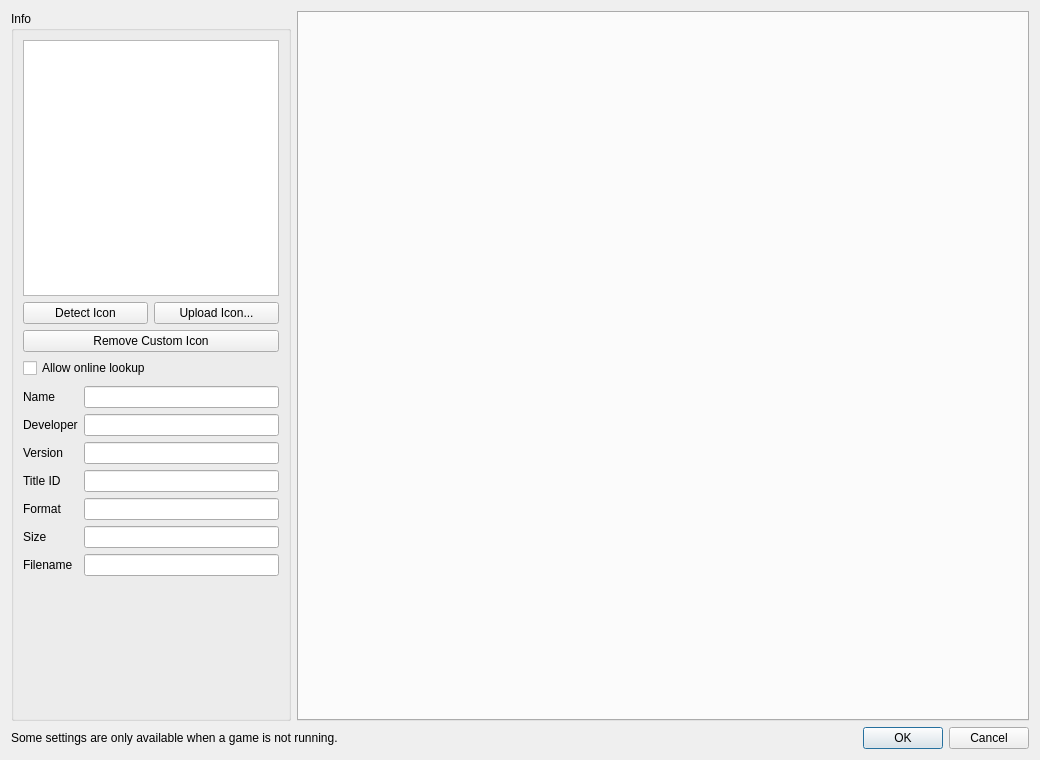
<?xml version="1.0" encoding="UTF-8"?>
<ui version="4.0">
 <class>ConfigurePerGame</class>
 <widget class="QDialog" name="ConfigurePerGame">
  <property name="geometry">
   <rect>
    <x>0</x>
    <y>0</y>
    <width>1040</width>
    <height>760</height>
   </rect>
  </property>
  <property name="windowTitle">
   <string>Dialog</string>
  </property>
  <layout class="QVBoxLayout" name="verticalLayout_3">
   <item>
    <layout class="QHBoxLayout" name="horizontalLayout">
     <item>
      <widget class="QGroupBox" name="gameInfo">
       <property name="sizePolicy">
        <sizepolicy hsizetype="Maximum" vsizetype="Preferred">
         <horstretch>0</horstretch>
         <verstretch>0</verstretch>
        </sizepolicy>
       </property>
       <property name="title">
        <string>Info</string>
       </property>
       <layout class="QVBoxLayout" name="verticalLayout">
        <item alignment="Qt::AlignHCenter">
         <widget class="QGraphicsView" name="icon_view">
          <property name="sizePolicy">
           <sizepolicy hsizetype="Maximum" vsizetype="Maximum">
            <horstretch>0</horstretch>
            <verstretch>0</verstretch>
           </sizepolicy>
          </property>
          <property name="minimumSize">
           <size>
            <width>256</width>
            <height>256</height>
           </size>
          </property>
          <property name="maximumSize">
           <size>
            <width>256</width>
            <height>256</height>
           </size>
          </property>
          <property name="verticalScrollBarPolicy">
           <enum>Qt::ScrollBarAlwaysOff</enum>
          </property>
          <property name="horizontalScrollBarPolicy">
           <enum>Qt::ScrollBarAlwaysOff</enum>
          </property>
          <property name="interactive">
           <bool>false</bool>
          </property>
         </widget>
        </item>
        <item alignment="Qt::AlignHCenter">
         <widget class="QWidget" name="nup_icon_widget" native="true">
          <property name="minimumSize">
           <size>
            <width>256</width>
            <height>0</height>
           </size>
          </property>
          <property name="maximumSize">
           <size>
            <width>256</width>
            <height>16777215</height>
           </size>
          </property>
          <layout class="QGridLayout" name="nup_icon_layout">
           <property name="spacing">
            <number>6</number>
           </property>
           <property name="leftMargin">
            <number>0</number>
           </property>
           <property name="topMargin">
            <number>0</number>
           </property>
           <property name="rightMargin">
            <number>0</number>
           </property>
           <property name="bottomMargin">
            <number>2</number>
           </property>
           <item row="0" column="0">
            <widget class="QPushButton" name="button_detect_icon">
             <property name="sizePolicy">
              <sizepolicy hsizetype="Expanding" vsizetype="Fixed">
               <horstretch>0</horstretch>
               <verstretch>0</verstretch>
              </sizepolicy>
             </property>
             <property name="toolTip">
              <string>Preview a local icon next to the archive. Online lookup is optional. Apply or OK saves changes.</string>
             </property>
             <property name="text">
              <string>Detect Icon</string>
             </property>
            </widget>
           </item>
           <item row="0" column="1">
            <widget class="QPushButton" name="button_upload_icon">
             <property name="sizePolicy">
              <sizepolicy hsizetype="Expanding" vsizetype="Fixed">
               <horstretch>0</horstretch>
               <verstretch>0</verstretch>
              </sizepolicy>
             </property>
             <property name="toolTip">
              <string>Preview a local image as the game icon. Apply or OK saves changes.</string>
             </property>
             <property name="text">
              <string>Upload Icon...</string>
             </property>
            </widget>
           </item>
           <item row="1" column="0" colspan="2">
            <widget class="QPushButton" name="button_remove_icon">
             <property name="toolTip">
              <string>Show the game's own icon again. Apply or OK saves changes.</string>
             </property>
             <property name="text">
              <string>Remove Custom Icon</string>
             </property>
            </widget>
           </item>
           <item row="2" column="0" colspan="2">
            <widget class="QCheckBox" name="allow_online_detection">
             <property name="text">
              <string>Allow online lookup</string>
             </property>
             <property name="toolTip">
              <string>If no local icon is found, send the game name to GitHub, Wikipedia and Bing to look for an icon. Disabled by default.</string>
             </property>
             <property name="checked">
              <bool>false</bool>
             </property>
            </widget>
           </item>
          </layout>
         </widget>
        </item>
        <item>
         <layout class="QGridLayout" name="gridLayout_2">
          <item row="6" column="1">
           <widget class="QLineEdit" name="display_size">
            <property name="enabled">
             <bool>true</bool>
            </property>
            <property name="readOnly">
             <bool>true</bool>
            </property>
           </widget>
          </item>
          <item row="3" column="1">
           <widget class="QLineEdit" name="display_version">
            <property name="enabled">
             <bool>true</bool>
            </property>
            <property name="readOnly">
             <bool>true</bool>
            </property>
           </widget>
          </item>
          <item row="1" column="0">
           <widget class="QLabel" name="label">
            <property name="text">
             <string>Name</string>
            </property>
           </widget>
          </item>
          <item row="4" column="0">
           <widget class="QLabel" name="label_4">
            <property name="text">
             <string>Title ID</string>
            </property>
           </widget>
          </item>
          <item row="4" column="1">
           <widget class="QLineEdit" name="display_title_id">
            <property name="enabled">
             <bool>true</bool>
            </property>
            <property name="readOnly">
             <bool>true</bool>
            </property>
           </widget>
          </item>
          <item row="7" column="1">
           <widget class="QLineEdit" name="display_filename">
            <property name="enabled">
             <bool>true</bool>
            </property>
            <property name="readOnly">
             <bool>true</bool>
            </property>
           </widget>
          </item>
          <item row="5" column="1">
           <widget class="QLineEdit" name="display_format">
            <property name="enabled">
             <bool>true</bool>
            </property>
            <property name="readOnly">
             <bool>true</bool>
            </property>
           </widget>
          </item>
          <item row="7" column="0">
           <widget class="QLabel" name="label_7">
            <property name="text">
             <string>Filename</string>
            </property>
           </widget>
          </item>
          <item row="1" column="1">
           <widget class="QLineEdit" name="display_name">
            <property name="enabled">
             <bool>true</bool>
            </property>
            <property name="readOnly">
             <bool>true</bool>
            </property>
           </widget>
          </item>
          <item row="2" column="1">
           <widget class="QLineEdit" name="display_developer">
            <property name="enabled">
             <bool>true</bool>
            </property>
            <property name="readOnly">
             <bool>true</bool>
            </property>
           </widget>
          </item>
          <item row="5" column="0">
           <widget class="QLabel" name="label_5">
            <property name="text">
             <string>Format</string>
            </property>
           </widget>
          </item>
          <item row="3" column="0">
           <widget class="QLabel" name="label_3">
            <property name="text">
             <string>Version</string>
            </property>
           </widget>
          </item>
          <item row="6" column="0">
           <widget class="QLabel" name="label_6">
            <property name="text">
             <string>Size</string>
            </property>
           </widget>
          </item>
          <item row="2" column="0">
           <widget class="QLabel" name="label_2">
            <property name="text">
             <string>Developer</string>
            </property>
           </widget>
          </item>
         </layout>
        </item>
        <item>
         <spacer name="verticalSpacer">
          <property name="orientation">
           <enum>Qt::Vertical</enum>
          </property>
          <property name="sizeHint" stdset="0">
           <size>
            <width>20</width>
            <height>40</height>
           </size>
          </property>
         </spacer>
        </item>
       </layout>
      </widget>
     </item>
     <item>
      <layout class="QVBoxLayout" name="VerticalLayout">
       <item>
        <layout class="QVBoxLayout" name="verticalLayout_2"/>
       </item>
       <item>
        <widget class="QTabWidget" name="tabWidget">
         <property name="enabled">
          <bool>true</bool>
         </property>
         <property name="currentIndex">
          <number>-1</number>
         </property>
         <property name="usesScrollButtons">
          <bool>true</bool>
         </property>
         <property name="documentMode">
          <bool>false</bool>
         </property>
         <property name="tabsClosable">
          <bool>false</bool>
         </property>
        </widget>
       </item>
      </layout>
     </item>
    </layout>
   </item>
   <item>
    <layout class="QHBoxLayout" name="horizontalLayout_2">
     <item>
      <widget class="QLabel" name="label_8">
       <property name="text">
        <string>Some settings are only available when a game is not running.</string>
       </property>
      </widget>
     </item>
     <item>
      <widget class="QDialogButtonBox" name="buttonBox">
       <property name="sizePolicy">
        <sizepolicy hsizetype="Preferred" vsizetype="Preferred">
         <horstretch>0</horstretch>
         <verstretch>0</verstretch>
        </sizepolicy>
       </property>
       <property name="orientation">
        <enum>Qt::Horizontal</enum>
       </property>
       <property name="standardButtons">
        <set>QDialogButtonBox::Cancel|QDialogButtonBox::Ok</set>
       </property>
      </widget>
     </item>
    </layout>
   </item>
  </layout>
 </widget>
 <resources/>
 <connections>
  <connection>
   <sender>buttonBox</sender>
   <signal>accepted()</signal>
   <receiver>ConfigurePerGame</receiver>
   <slot>accept()</slot>
   <hints>
    <hint type="sourcelabel">
     <x>20</x>
     <y>20</y>
    </hint>
    <hint type="destinationlabel">
     <x>20</x>
     <y>20</y>
    </hint>
   </hints>
  </connection>
  <connection>
   <sender>buttonBox</sender>
   <signal>rejected()</signal>
   <receiver>ConfigurePerGame</receiver>
   <slot>reject()</slot>
   <hints>
    <hint type="sourcelabel">
     <x>20</x>
     <y>20</y>
    </hint>
    <hint type="destinationlabel">
     <x>20</x>
     <y>20</y>
    </hint>
   </hints>
  </connection>
 </connections>
</ui>
